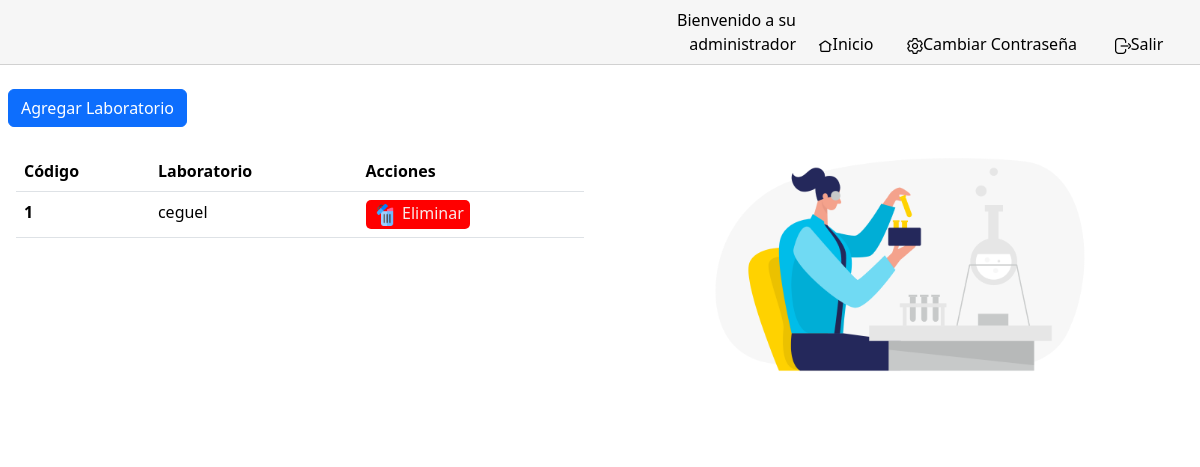
Page /laboratorio on the earlier database version.
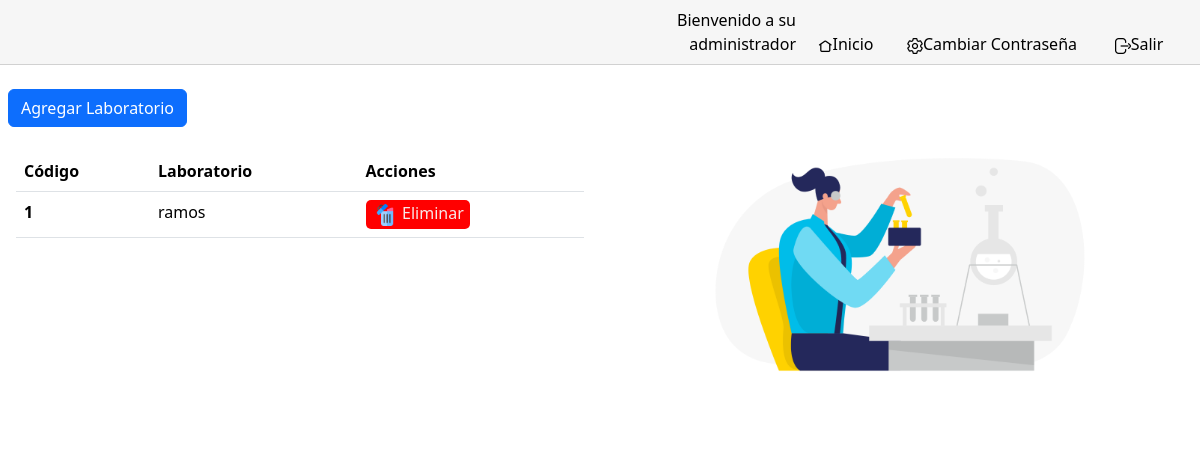
Same page on the later database version.
### managefarmacia/models.py (models this page shows, shortened)
class laboratorio(models.Model):
    nombre = models.CharField(max_length=50)

### managefarmacia/views.py (the view)
# urls.py: path("laboratorio", views.laboratorio_views, name="laboratorio"),
def laboratorio_views(request):
    if request.method=='POST':
        texto = request.POST['labname']
        laboratorio(nombre = texto).save()
        return render(request, 'laboratorio.html',{
            'laboratorios': laboratorio.objects.all()
            })
    return render(request, 'laboratorio.html',{
        'laboratorios': laboratorio.objects.all()
    })

### managefarmacia/templates/laboratorio.html (shortened to what this page needs)
{% extends "layout.html" %}
{% load static %}
{% block body %}
<div class="contAdd col-12 d-flex">
  <div class="col-6">
      <button type="button" class="btn btn-primary" data-bs-toggle="modal" data-bs-target="#laboratorioModal">
        Agregar Laboratorio
      </button>
      <div id="scroll-container">
          <table class="table">
              <thead>
                <tr>
                  <th scope="col">Código</th>
                  <th scope="col">Laboratorio</th>
                  <th scope="col">Acciones</th>
                </tr>
              </thead>
              <tbody>
                {% for i in laboratorios %}
                <tr>
                  <th scope="row">{{ i.id }}</th>
                  <td>{{i.nombre}}</td>
                  <td>
                      <a href="{% url 'eliminarLaboratorio' i.id %}">
                        <button id="btneliminar">
                          <img id="icono_card" src="{% static 'resource/delete.png' %}" alt="">
                          Eliminar</button>
                      </a>
                  </td>
                </tr>
                {% endfor %}
            </table>
      </div>
      </div>
      <div class="col-6" id="imgCard">
        <img src="{% static 'resource/laboratorioIcono.png' %}" alt="">
      </div>
  </div>
{% endblock %}

Differences in the rows shown:
changed laboratorio id 1: nombre "ceguel" → "ramos"
